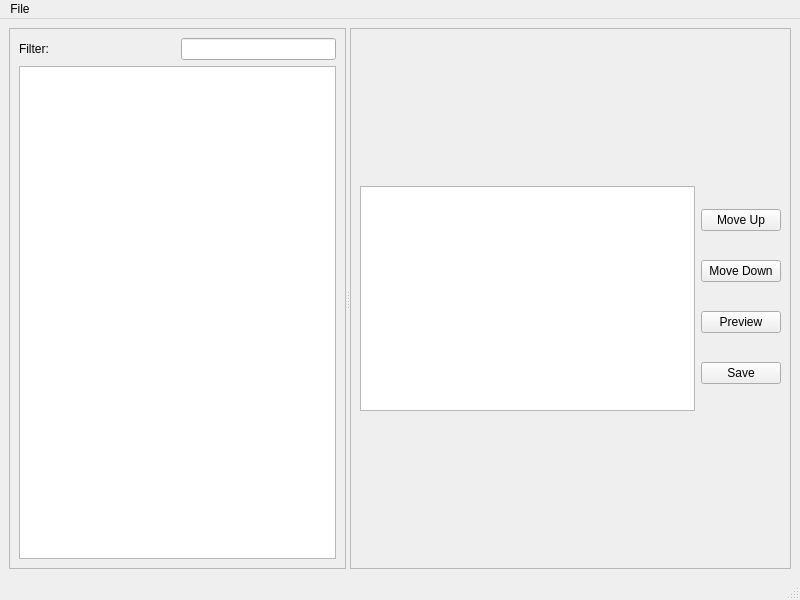
<?xml version="1.0" encoding="UTF-8"?>
<ui version="4.0">
 <class>MainWindow</class>
 <widget class="QMainWindow" name="MainWindow">
  <property name="geometry">
   <rect>
    <x>0</x>
    <y>0</y>
    <width>800</width>
    <height>600</height>
   </rect>
  </property>
  <property name="windowTitle">
   <string>MainWindow</string>
  </property>
  <widget class="QWidget" name="centralwidget">
   <layout class="QVBoxLayout" name="verticalLayout">
    <item>
     <widget class="QSplitter" name="splitter">
      <property name="orientation">
       <enum>Qt::Horizontal</enum>
      </property>
      <widget class="QFrame" name="frame">
       <property name="frameShape">
        <enum>QFrame::StyledPanel</enum>
       </property>
       <property name="frameShadow">
        <enum>QFrame::Raised</enum>
       </property>
       <layout class="QVBoxLayout" name="verticalLayout_2">
        <item>
         <layout class="QGridLayout" name="gridLayout">
          <item row="0" column="1">
           <widget class="QLineEdit" name="filterRulesLineEdit"/>
          </item>
          <item row="0" column="0">
           <widget class="QLabel" name="label">
            <property name="sizePolicy">
             <sizepolicy hsizetype="Expanding" vsizetype="Preferred">
              <horstretch>0</horstretch>
              <verstretch>0</verstretch>
             </sizepolicy>
            </property>
            <property name="text">
             <string>Filter:</string>
            </property>
           </widget>
          </item>
         </layout>
        </item>
        <item>
         <widget class="QTreeWidget" name="ruleBookTreeWidget">
          <attribute name="headerVisible">
           <bool>false</bool>
          </attribute>
          <column>
           <property name="text">
            <string notr="true">1</string>
           </property>
          </column>
         </widget>
        </item>
       </layout>
      </widget>
      <widget class="QFrame" name="frame_2">
       <property name="frameShape">
        <enum>QFrame::StyledPanel</enum>
       </property>
       <property name="frameShadow">
        <enum>QFrame::Raised</enum>
       </property>
       <layout class="QVBoxLayout" name="rightFrameLayout">
        <item>
         <layout class="QHBoxLayout" name="horizontalLayout">
          <item>
           <widget class="QTreeWidget" name="selectedItemsTreeWidget">
            <property name="maximumSize">
             <size>
              <width>16777215</width>
              <height>225</height>
             </size>
            </property>
            <attribute name="headerVisible">
             <bool>false</bool>
            </attribute>
            <column>
             <property name="text">
              <string notr="true">1</string>
             </property>
            </column>
           </widget>
          </item>
          <item>
           <layout class="QVBoxLayout" name="verticalLayout_3">
            <item>
             <widget class="QPushButton" name="moveUpInTreeButton">
              <property name="text">
               <string>Move Up</string>
              </property>
             </widget>
            </item>
            <item>
             <widget class="QPushButton" name="moveDownInTreeButton">
              <property name="enabled">
               <bool>true</bool>
              </property>
              <property name="text">
               <string>Move Down</string>
              </property>
             </widget>
            </item>
            <item>
             <widget class="QPushButton" name="previewPushButton">
              <property name="text">
               <string>Preview</string>
              </property>
             </widget>
            </item>
            <item>
             <widget class="QPushButton" name="savePushButton">
              <property name="text">
               <string>Save</string>
              </property>
             </widget>
            </item>
           </layout>
          </item>
         </layout>
        </item>
       </layout>
      </widget>
     </widget>
    </item>
   </layout>
  </widget>
  <widget class="QMenuBar" name="menubar">
   <property name="geometry">
    <rect>
     <x>0</x>
     <y>0</y>
     <width>800</width>
     <height>20</height>
    </rect>
   </property>
   <widget class="QMenu" name="menuFile">
    <property name="title">
     <string>File</string>
    </property>
    <addaction name="actionCreate_Report"/>
   </widget>
   <addaction name="menuFile"/>
  </widget>
  <widget class="QStatusBar" name="statusbar"/>
  <action name="actionCreate_Report">
   <property name="text">
    <string>Create Report</string>
   </property>
  </action>
 </widget>
 <resources/>
 <connections/>
</ui>
